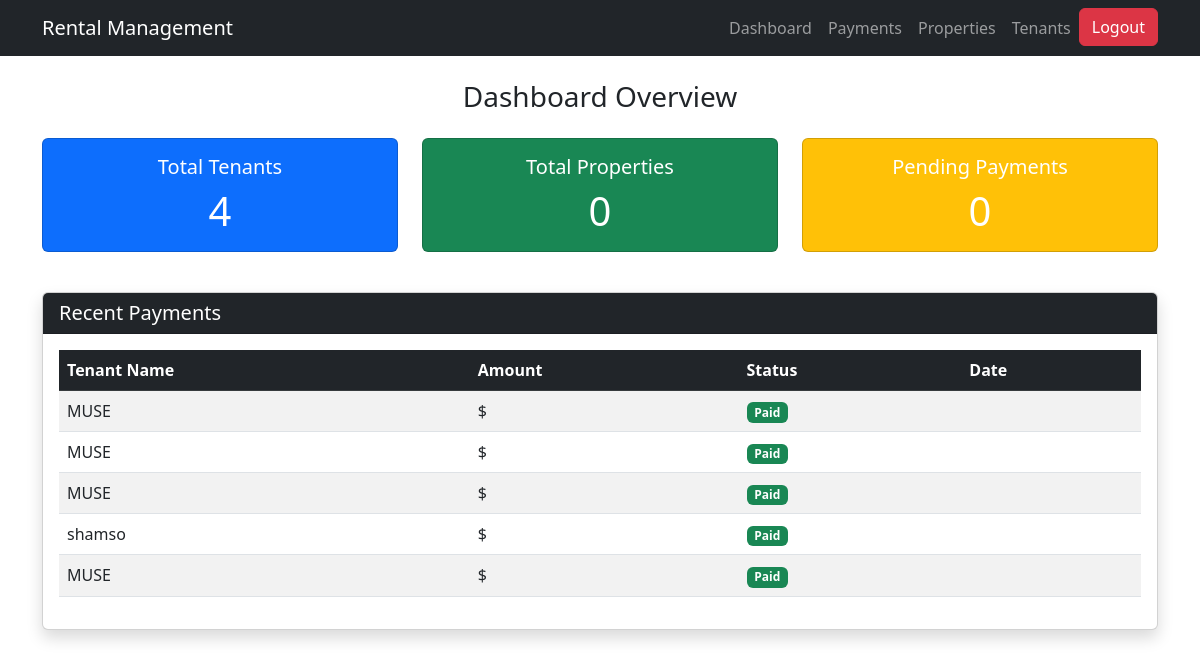
The page /dashboard/ on the database as committed earlier.
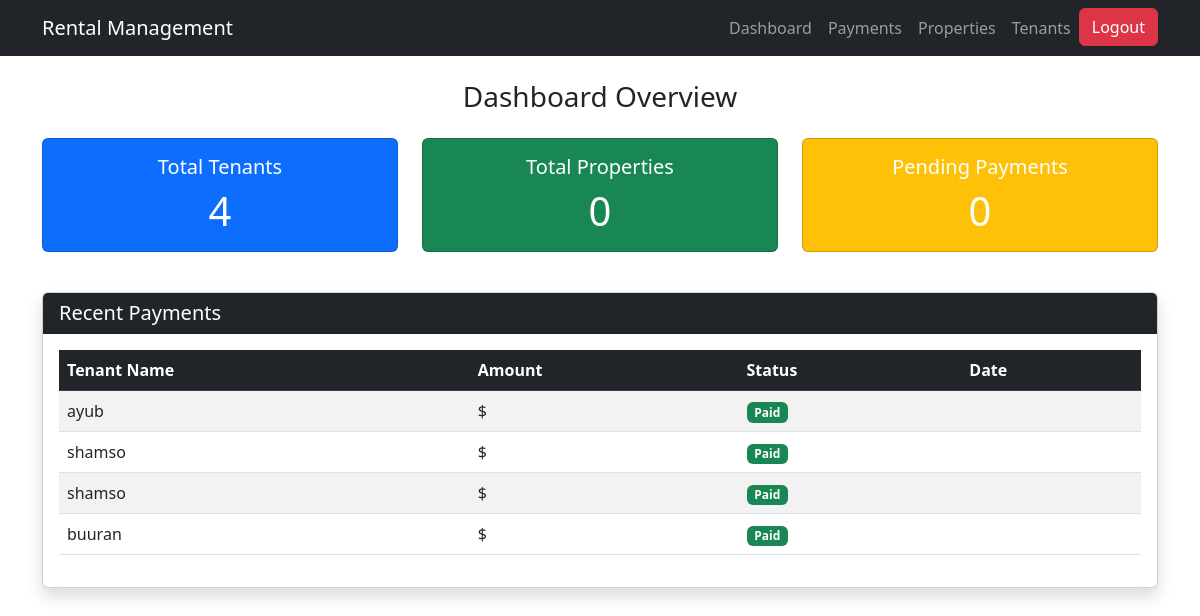
The same page on the database as committed later.
### users/models.py (models this page shows, shortened)
class Payment(models.Model):
    tenant = models.ForeignKey(Tenant, on_delete=models.CASCADE)  # ✅ Fixed here
    payment_date = models.DateField()
    amount_paid = models.DecimalField(max_digits=10, decimal_places=2)
    receipt = models.FileField(upload_to="receipts/", blank=True, null=True)  # Add receipt upload field
    PAYMENT_METHODS = [
        ('M-Pesa', 'M-Pesa'),
        ('Bank', 'Bank Transfer'),
        ('Cash', 'Cash'),
    ]
    payment_method = models.CharField(max_length=10, choices=PAYMENT_METHODS)
    STATUS_CHOICES = [
        ('Paid', 'Paid'),
        ('Pending', 'Pending'),
        ('Overdue', 'Overdue'),
    ]
    status = models.CharField(max_length=10, choices=STATUS_CHOICES, default='Pending')
    from django.db import models

class Tenant(models.Model):
    name = models.CharField(max_length=255)
    email = models.EmailField(unique=True)
    phone = models.CharField(max_length=20)
    property_address = models.CharField(max_length=255)
    move_in_date = models.DateField()
    rent_amount = models.DecimalField(max_digits=10, decimal_places=2)
    id_document = models.FileField(upload_to='tenant_documents/', blank=True, null=True)

### users/views.py (the view)
# urls.py: path('dashboard/', dashboard, name='dashboard'),
def dashboard(request):
    total_tenants = Tenant.objects.count()
    total_properties = Property.objects.count()
    pending_payments = Payment.objects.filter(status="Pending").count()
    total_paid = Payment.objects.aggregate(total=Sum('amount_paid'))['total'] or 0
    recent_payments = Payment.objects.order_by('-payment_date')[:5]
    context = {
        'total_tenants': total_tenants,
        'total_properties': total_properties,
        'pending_payments': pending_payments,
        'total_paid': total_paid,
        'recent_payments': recent_payments,  # Make sure this is passed
    }
    return render(request, 'users/dashboard.html', context)

### users/templates/users/dashboard.html (shortened to what this page needs)
<!DOCTYPE html>
<html lang="en">
<head>
    <link rel="stylesheet" href="https://cdn.jsdelivr.net/npm/bootstrap@5.3.0/dist/css/bootstrap.min.css">
</head>
<body>
    <nav class="navbar navbar-expand-lg navbar-dark bg-dark">
        <div class="container">
            <a class="navbar-brand" href="{% url 'dashboard' %}">Rental Management</a>
            <div class="collapse navbar-collapse" id="navbarNav">
                <ul class="navbar-nav ms-auto">
                    <li class="nav-item">
                        <a class="nav-link" href="{% url 'dashboard' %}">Dashboard</a>
                    </li>
                    <li class="nav-item">
                        <a class="nav-link" href="{% url 'payment_list' %}">Payments</a>
                    </li>
                    <li class="nav-item">
                        <a class="nav-link" href="#">Properties</a>
                    </li>
                    <li class="nav-item">
                        <a class="nav-link" href="{% url 'tenant_list' %}">Tenants</a>
                    </li>
                    <li class="nav-item">
                        <form action="{% url 'logout' %}" method="post" style="display:inline;">
                            <button type="submit" class="btn btn-danger">Logout</button>
                        </form>
                    </li>
                </ul>
            </div>
        </div>
    </nav>
    <div class="container mt-4">
        <h3 class="mb-4 text-center">Dashboard Overview</h3>
        <div class="row text-center">
            <div class="col-md-4">
                <div class="card text-white bg-primary mb-3">
                    <div class="card-body">
                        <h5 class="card-title">Total Tenants</h5>
                        <p class="card-text display-6">{{ total_tenants }}</p>
                    </div>
                </div>
            </div>
            <div class="col-md-4">
                <div class="card text-white bg-success mb-3">
                    <div class="card-body">
                        <h5 class="card-title">Total Properties</h5>
                        <p class="card-text display-6">{{ total_properties }}</p>
                    </div>
                </div>
            </div>
            <div class="col-md-4">
                <div class="card text-white bg-warning mb-3">
                    <div class="card-body">
                        <h5 class="card-title">Pending Payments</h5>
                        <p class="card-text display-6">{{ pending_payments }}</p>
                    </div>
                </div>
            </div>
        </div>
        <div class="card shadow mt-4">
            <div class="card-header bg-dark text-white">
                <h5 class="mb-0">Recent Payments</h5>
            </div>
            <div class="card-body">
                <table class="table table-striped">
                    <thead class="table-dark">
                        <tr>
                            <th>Tenant Name</th>
                            <th>Amount</th>
                            <th>Status</th>
                            <th>Date</th>
                        </tr>
                    </thead>
                    <tbody>
                        {% for payment in recent_payments %}
                        <tr>
                            <td>{{ payment.tenant.name }}</td>
                            <td>${{ payment.amount }}</td>
                            <td>
                                {% if payment.status == "Paid" %}
                                    <span class="badge bg-success">Paid</span>
                                {% else %}
                                    <span class="badge bg-danger">Pending</span>
                                {% endif %}
                            </td>
                            <td>{{ payment.date }}</td>
                        </tr>
                        {% empty %}
                        <tr>
                            <td colspan="4" class="text-center text-muted">No recent payments</td>
                        </tr>
                        {% endfor %}
                    </tbody>
                </table>
            </div>
        </div>
    </div>
</body>
</html>

Rows that differ between the two databases and show on the page:
removed Payment: tenant.name "MUSE", status "Paid"
removed Payment: tenant.name "MUSE", status "Paid"
removed Payment: tenant.name "MUSE", status "Paid"
removed Payment: tenant.name "MUSE", status "Paid"
added Payment: tenant.name "ayub", status "Paid"
added Payment: tenant.name "shamso", status "Paid"
added Payment: tenant.name "buuran", status "Paid"
